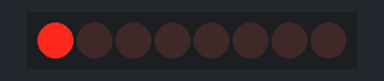
A sketch run on a simulated Arduino Uno, built with avr-gcc and run on an emulated ATmega328P. On the bench: 8 shift-register outputs drawn as a row of LEDs (first output left, lit = HIGH). Wiring (inferred from the names in the program): shift register (74HC595): data pin 8; shift clock pin 9; latch pin 7. Wiring (inferred from the signals the program sends): row of LEDs: on Q0, Q1, Q2, Q3, Q4, Q5, Q6, Q7. WiFi joins after 1.5 s; servers stay silent unless stated.

Above: at 2.1 s.
At 6.6 s:
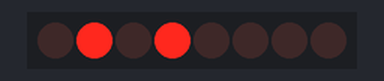
At 11.6 s:
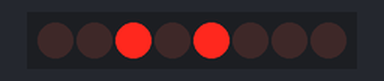
At 21.1 s:
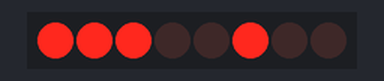
At 30.6 s:
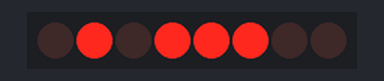
At 39.75 s:
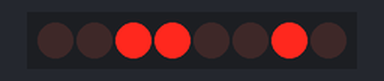
Timing chart, 0 to 40.0 s (numbered marks = the images above):
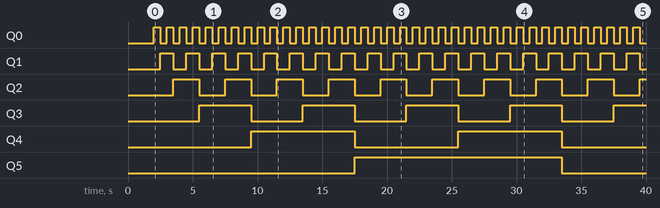

The sketch:

shift_example.ino
```cpp
#include <Ethernet.h>
#include <SPI.h>

int latchPin = 7;
int clockPin = 9;
int dataPin = 8;

byte mac[] ={0x00, 0x0f, 0xff, 0x00, 0x00, 0xa2};


void setup() {
  //set pins to output so you can control the shift register
  pinMode(latchPin, OUTPUT);
  pinMode(clockPin, OUTPUT);
  pinMode(dataPin, OUTPUT);
  Ethernet.begin(mac);
}

void loop() {
  // count from 0 to 255 and display the number
  // on the LEDs
  for (int numberToDisplay = 0; numberToDisplay < 256; numberToDisplay++) {
    // take the latchPin low so
    // the LEDs don't change while you're sending in bits:
    digitalWrite(latchPin, LOW);
    // shift out the bits:
    shiftOut(dataPin, clockPin, MSBFIRST, numberToDisplay);
//
//  for(int i = 0; i < 8; i++)
//  {
//     digitalWrite(clockPin, HIGH);
//    digitalWrite(clockPin, LOW);
//  }
    //take the latch pin high so the LEDs will light up:
    digitalWrite(latchPin, HIGH);
    // pause before next value:
    delay(500);
  }
}
```

Measured:
- by itself, Q0: alternates HIGH for 0.50 s and LOW for 0.50 s
- by itself, Q1: alternates HIGH for 1.0 s and LOW for 1.0 s
- by itself, Q2: alternates HIGH for 2.0 s and LOW for 2.0 s
- by itself, Q3: alternates HIGH for 4.0 s and LOW for 4.0 s
- by itself, Q4: alternates HIGH for 8.0 s and LOW for 8.0 s
- by itself, Q5: LOW → HIGH at 17.5 s, → LOW 16.0 s later
